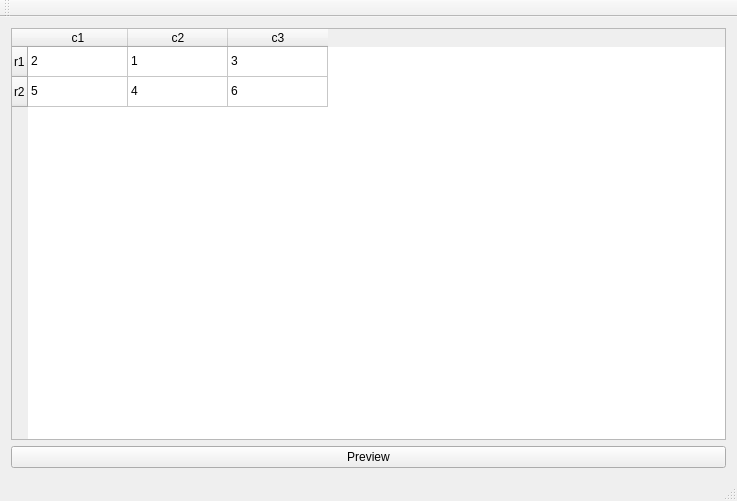
<?xml version="1.0" encoding="UTF-8"?>
<ui version="4.0">
 <class>MainWindow</class>
 <widget class="QMainWindow" name="MainWindow">
  <property name="geometry">
   <rect>
    <x>0</x>
    <y>0</y>
    <width>737</width>
    <height>501</height>
   </rect>
  </property>
  <property name="windowTitle">
   <string>MainWindow</string>
  </property>
  <widget class="QWidget" name="centralWidget">
   <layout class="QGridLayout" name="gridLayout">
    <item row="0" column="0">
     <widget class="QTableWidget" name="tableWidget">
      <row>
       <property name="text">
        <string>r1</string>
       </property>
      </row>
      <row>
       <property name="text">
        <string>r2</string>
       </property>
      </row>
      <column>
       <property name="text">
        <string>c1</string>
       </property>
      </column>
      <column>
       <property name="text">
        <string>c2</string>
       </property>
      </column>
      <column>
       <property name="text">
        <string>c3</string>
       </property>
      </column>
      <item row="0" column="0">
       <property name="text">
        <string>2</string>
       </property>
      </item>
      <item row="0" column="1">
       <property name="text">
        <string>1</string>
       </property>
      </item>
      <item row="0" column="2">
       <property name="text">
        <string>3</string>
       </property>
      </item>
      <item row="1" column="0">
       <property name="text">
        <string>5</string>
       </property>
      </item>
      <item row="1" column="1">
       <property name="text">
        <string>4</string>
       </property>
      </item>
      <item row="1" column="2">
       <property name="text">
        <string>6</string>
       </property>
      </item>
     </widget>
    </item>
    <item row="1" column="0">
     <widget class="QPushButton" name="pushButton">
      <property name="text">
       <string>Preview</string>
      </property>
     </widget>
    </item>
   </layout>
  </widget>
  <widget class="QMenuBar" name="menuBar">
   <property name="geometry">
    <rect>
     <x>0</x>
     <y>0</y>
     <width>737</width>
     <height>21</height>
    </rect>
   </property>
  </widget>
  <widget class="QToolBar" name="mainToolBar">
   <attribute name="toolBarArea">
    <enum>TopToolBarArea</enum>
   </attribute>
   <attribute name="toolBarBreak">
    <bool>false</bool>
   </attribute>
  </widget>
  <widget class="QStatusBar" name="statusBar"/>
 </widget>
 <layoutdefault spacing="6" margin="11"/>
 <resources/>
 <connections/>
</ui>
